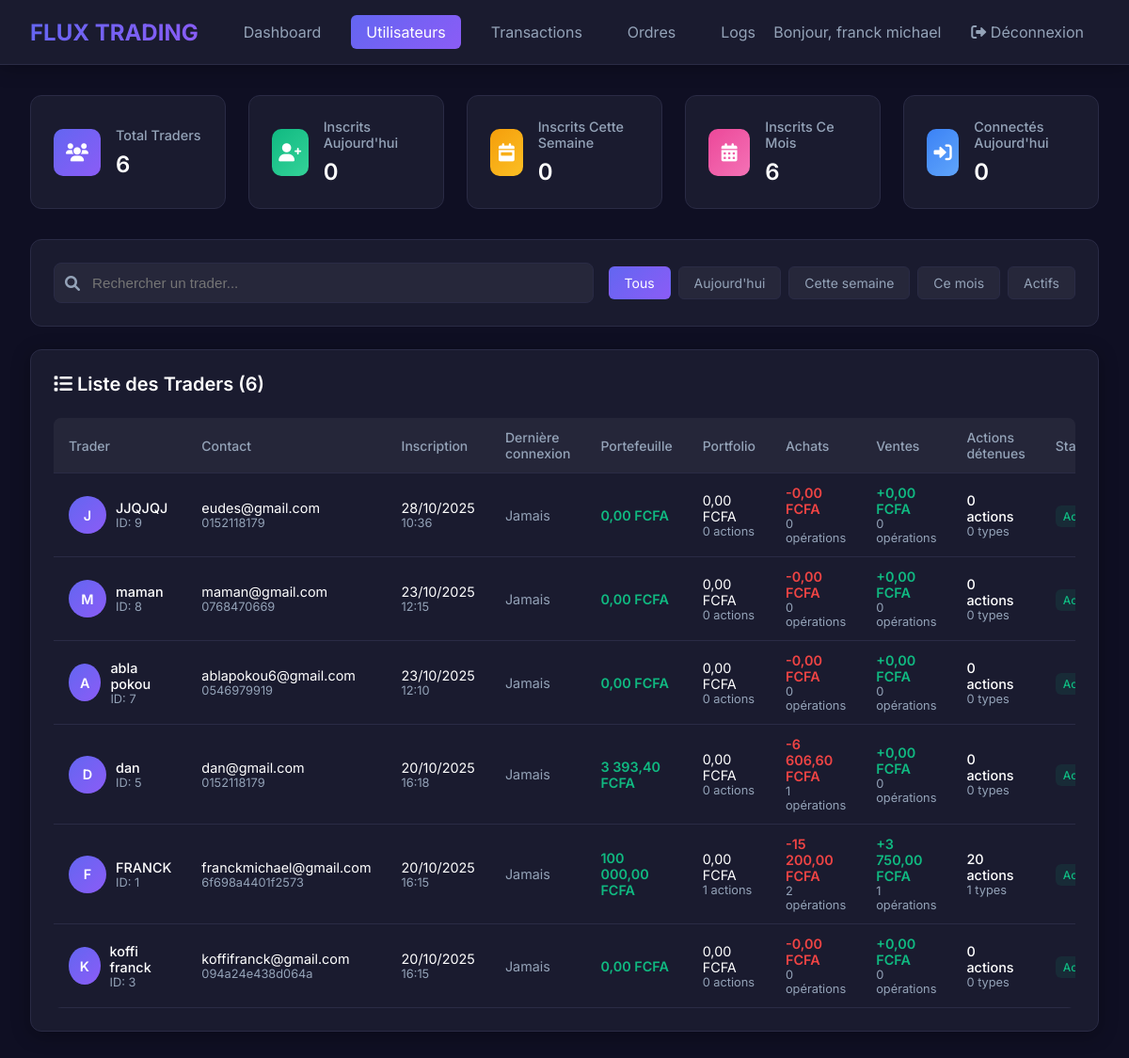
The page /frontend/admin/admin_dashboard.php (signed in) on the database its author committed.
### tables this page shows
CREATE TABLE IF NOT EXISTS `users` (
  `id` int NOT NULL AUTO_INCREMENT,
  `full_name` varchar(100) NOT NULL,
  `email` varchar(150) NOT NULL,
  `password` varchar(255) NOT NULL,
  `phone` varchar(15) NOT NULL,
  `status` enum('active','inactive','suspended') DEFAULT 'active',
  `created_at` timestamp NOT NULL DEFAULT CURRENT_TIMESTAMP,
  `is_active` tinyint(1) NOT NULL DEFAULT '1',
  `wallet_balance` decimal(15,2) NOT NULL DEFAULT '0.00',
  `reset_token` varchar(255) DEFAULT NULL,
  `reset_expires` datetime DEFAULT NULL,
  `last_login` datetime DEFAULT NULL,
  PRIMARY KEY (`id`),
  UNIQUE KEY `email` (`email`),
  KEY `idx_email` (`email`),
  KEY `idx_session_token` (`phone`)
);

### frontend/admin/admin_dashboard.php (the view, shortened to what this page needs)
<?php
$database = new Database();
$pdo = $database->getConnection();
$total_users = $pdo->query("SELECT COUNT(*) AS total FROM users")->fetch(PDO::FETCH_ASSOC)['total'] ?? 0;
$today_users = $pdo->query("SELECT COUNT(*) AS total FROM users WHERE DATE(created_at) = CURDATE()")->fetch(PDO::FETCH_ASSOC)['total'] ?? 0;
$week_users = $pdo->query("SELECT COUNT(*) AS total FROM users WHERE created_at >= DATE_SUB(NOW(), INTERVAL 7 DAY)")->fetch(PDO::FETCH_ASSOC)['total'] ?? 0;
$month_users = $pdo->query("SELECT COUNT(*) AS total FROM users WHERE created_at >= DATE_SUB(NOW(), INTERVAL 30 DAY)")->fetch(PDO::FETCH_ASSOC)['total'] ?? 0;
$today_active = $pdo->query("SELECT COUNT(DISTINCT user_id) AS total FROM user_sessions WHERE DATE(created_at) = CURDATE()")->fetch(PDO::FETCH_ASSOC)['total'] ?? 0;
$users = $pdo->query("
    SELECT
        u.id,
        u.full_name,
        u.email,
        u.phone,
        u.created_at,
        u.is_active,
        u.wallet_balance,
        w.balance as wallet_actual_balance,
        COALESCE(SUM(CASE WHEN t.type = 'buy' THEN ABS(t.amount) ELSE 0 END), 0) AS total_achats,
        COALESCE(SUM(CASE WHEN t.type = 'sell' THEN t.amount ELSE 0 END), 0) AS total_ventes,
        COUNT(DISTINCT CASE WHEN t.type = 'buy' THEN t.id END) AS nb_achats,
        COUNT(DISTINCT CASE WHEN t.type = 'sell' THEN t.id END) AS nb_ventes,
        COUNT(DISTINCT us_stocks.stock_symbol) AS nb_actions_diff,
        COALESCE(SUM(us_stocks.quantity), 0) AS total_actions,
        COALESCE(SUM(us_stocks.current_value), 0) AS valeur_portfolio,
        (SELECT MAX(created_at) FROM user_sessions WHERE user_id = u.id) AS last_login
    FROM users u
    LEFT JOIN wallets w ON u.id = w.user_id
    LEFT JOIN transactions t ON u.id = t.user_id AND t.status = 'completed'
    LEFT JOIN user_stocks us_stocks ON u.id = us_stocks.user_id
    GROUP BY u.id, u.full_name, u.email, u.phone, u.created_at, u.is_active, u.wallet_balance, w.balance
    ORDER BY u.created_at DESC
")->fetchAll(PDO::FETCH_ASSOC);
$filter = $_GET['filter'] ?? 'all';
$search = $_GET['search'] ?? '';
?>
<!DOCTYPE html>
<html lang="fr">
<head>
<link href="https://cdnjs.cloudflare.com/ajax/libs/font-awesome/6.0.0/css/all.min.css" rel="stylesheet">
</head>
<body>
<div class="floating-shapes">
</div>
<header class="header">
    <div style="display: flex; align-items: center;">
        <div class="logo">FLUX TRADING</div>
        <div class="nav-links">
            <a href="admin_dashboard.php" class="nav-link">Dashboard</a>
            <a href="manage_users.php" class="nav-link active">Utilisateurs</a>
            <a href="transaction_history.php" class="nav-link">Transactions</a>
            <a href="trading_orders.php" class="nav-link">Ordres</a>
            <a href="system_logs.php" class="nav-link">Logs</a>
        </div>
    </div>
    <div class="user-info">
        <span>Bonjour, <?php echo htmlspecialchars($_SESSION['admin_name']); ?></span>
        <a href="admin_logout.php" class="logout">
            <i class="fas fa-sign-out-alt"></i> Déconnexion
        </a>
    </div>
</header>
<div class="container">
    <div class="stats-grid">
        <div class="stat-card">
            <div class="stat-icon icon-total">
                <i class="fas fa-users"></i>
            </div>
            <div class="stat-content">
                <h3>Total Traders</h3>
                <div class="number"><?php echo number_format($total_users, 0, ',', ' '); ?></div>
            </div>
        </div>
        <div class="stat-card">
            <div class="stat-icon icon-today">
                <i class="fas fa-user-plus"></i>
            </div>
            <div class="stat-content">
                <h3>Inscrits Aujourd'hui</h3>
                <div class="number"><?php echo number_format($today_users, 0, ',', ' '); ?></div>
            </div>
        </div>
        <div class="stat-card">
            <div class="stat-icon icon-week">
                <i class="fas fa-calendar-week"></i>
            </div>
            <div class="stat-content">
                <h3>Inscrits Cette Semaine</h3>
                <div class="number"><?php echo number_format($week_users, 0, ',', ' '); ?></div>
            </div>
        </div>
        <div class="stat-card">
            <div class="stat-icon icon-month">
                <i class="fas fa-calendar-alt"></i>
            </div>
            <div class="stat-content">
                <h3>Inscrits Ce Mois</h3>
                <div class="number"><?php echo number_format($month_users, 0, ',', ' '); ?></div>
            </div>
        </div>
        <div class="stat-card">
            <div class="stat-icon icon-active">
                <i class="fas fa-sign-in-alt"></i>
            </div>
            <div class="stat-content">
                <h3>Connectés Aujourd'hui</h3>
                <div class="number"><?php echo number_format($today_active, 0, ',', ' '); ?></div>
            </div>
        </div>
    </div>
    <div class="filters">
        <div class="search-box">
            <i class="fas fa-search search-icon"></i>
            <input type="text" class="search-input" placeholder="Rechercher un trader..."
                   value="<?php echo htmlspecialchars($search); ?>"
                   onkeypress="if(event.keyCode==13) searchUsers()">
        </div>
        <div class="filter-buttons">
            <a href="?filter=all" class="filter-btn <?php echo $filter === 'all' ? 'active' : ''; ?>">Tous</a>
            <a href="?filter=today" class="filter-btn <?php echo $filter === 'today' ? 'active' : ''; ?>">Aujourd'hui</a>
            <a href="?filter=week" class="filter-btn <?php echo $filter === 'week' ? 'active' : ''; ?>">Cette semaine</a>
            <a href="?filter=month" class="filter-btn <?php echo $filter === 'month' ? 'active' : ''; ?>">Ce mois</a>
            <a href="?filter=traders" class="filter-btn <?php echo $filter === 'traders' ? 'active' : ''; ?>">Actifs</a>
        </div>
    </div>
    <div class="card">
        <div class="card-header">
            <h2><i class="fas fa-list"></i> Liste des Traders (<?php echo count($users); ?>)</h2>
        </div>
        <div class="table-container">
            <table>
                <thead>
                    <tr>
                        <th>Trader</th>
                        <th>Contact</th>
                        <th>Inscription</th>
                        <th>Dernière connexion</th>
                        <th>Portefeuille</th>
                        <th>Portfolio</th>
                        <th>Achats</th>
                        <th>Ventes</th>
                        <th>Actions détenues</th>
                        <th>Statut</th>
                    </tr>
                </thead>
                <tbody>
                <?php foreach ($users as $user): ?>
                    <tr>
                        <td>
                            <div style="display: flex; align-items: center; gap: 10px;">
                                <div class="user-avatar">
                                    <?php echo strtoupper(substr($user['full_name'], 0, 1)); ?>
                                </div>
                                <div>
                                    <div style="font-weight: 500;"><?php echo htmlspecialchars($user['full_name']); ?></div>
                                    <div style="font-size: 0.8rem; color: var(--text-secondary);">ID: <?php echo $user['id']; ?></div>
                                </div>
                            </div>
                        </td>
                        <td>
                            <div><?php echo htmlspecialchars($user['email']); ?></div>
                            <div style="font-size: 0.8rem; color: var(--text-secondary);"><?php echo htmlspecialchars($user['phone'] ?? 'N/A'); ?></div>
                        </td>
                        <td>
                            <div><?php echo date('d/m/Y', strtotime($user['created_at'])); ?></div>
                            <div style="font-size: 0.8rem; color: var(--text-secondary);"><?php echo date('H:i', strtotime($user['created_at'])); ?></div>
                        </td>
                        <td>
                            <?php if ($user['last_login']): ?>
                                <div><?php echo date('d/m/Y', strtotime($user['last_login'])); ?></div>
                                <div style="font-size: 0.8rem; color: var(--text-secondary);"><?php echo date('H:i', strtotime($user['last_login'])); ?></div>
                            <?php else: ?>
                                <span style="color: var(--text-secondary);">Jamais</span>
                            <?php endif; ?>
                        </td>
                        <td>
                            <div class="amount-positive"><?php echo number_format($user['wallet_actual_balance'] ?? $user['wallet_balance'], 2, ',', ' '); ?> FCFA</div>
                        </td>
                        <td>
                            <div class="amount-info"><?php echo number_format($user['valeur_portfolio'], 2, ',', ' '); ?> FCFA</div>
                            <div style="font-size: 0.8rem; color: var(--text-secondary);"><?php echo $user['nb_actions_diff']; ?> actions</div>
                        </td>
                        <td>
                            <div class="amount-negative">-<?php echo number_format($user['total_achats'], 2, ',', ' '); ?> FCFA</div>
                            <div style="font-size: 0.8rem; color: var(--text-secondary);"><?php echo $user['nb_achats']; ?> opérations</div>
                        </td>
                        <td>
                            <div class="amount-positive">+<?php echo number_format($user['total_ventes'], 2, ',', ' '); ?> FCFA</div>
                            <div style="font-size: 0.8rem; color: var(--text-secondary);"><?php echo $user['nb_ventes']; ?> opérations</div>
                        </td>
                        <td>
                            <div style="font-weight: 500;"><?php echo number_format($user['total_actions'], 0, ',', ' '); ?> actions</div>
                            <div style="font-size: 0.8rem; color: var(--text-secondary);"><?php echo $user['nb_actions_diff']; ?> types</div>
                        </td>
                        <td>
                            <span class="status-badge status-<?php echo $user['is_active'] ? 'active' : 'inactive'; ?>">
                                <?php echo $user['is_active'] ? 'Actif' : 'Inactif'; ?>
                            </span>
                        </td>
                    </tr>
                <?php endforeach; ?>
                </tbody>
            </table>
        </div>
    </div>
</div>
</body>
</html>

### rows shown on the page
users: full_name "J", full_name "JJQJQJ", id "9", email "eudes@gmail.com", phone "0152118179", created_at "28/10/2025", created_at "10:36", wallet_actual_balance "0,00", valeur_portfolio "0,00", nb_actions_diff "0", total_achats "0,00", nb_achats "0", total_ventes "0,00", nb_ventes "0", total_actions "0", is_active "Actif"
users: full_name "M", full_name "maman", id "8", email "maman@gmail.com", phone "0768470669", created_at "23/10/2025", created_at "12:15", wallet_actual_balance "0,00", valeur_portfolio "0,00", nb_actions_diff "0", total_achats "0,00", nb_achats "0", total_ventes "0,00", nb_ventes "0", total_actions "0", is_active "Actif"
users: full_name "A", full_name "abla pokou", id "7", email "ablapokou6@gmail.com", phone "0546979919", created_at "23/10/2025", created_at "12:10", wallet_actual_balance "0,00", valeur_portfolio "0,00", nb_actions_diff "0", total_achats "0,00", nb_achats "0", total_ventes "0,00", nb_ventes "0", total_actions "0", is_active "Actif"
users: full_name "D", full_name "dan", id "5", email "dan@gmail.com", phone "0152118179", created_at "20/10/2025", created_at "16:18", wallet_actual_balance "3 393,40", valeur_portfolio "0,00", nb_actions_diff "0", total_achats "6 606,60", nb_achats "1", total_ventes "0,00", nb_ventes "0", total_actions "0", is_active "Actif"
users: full_name "F", full_name "FRANCK", id "1", email "franckmichael@gmail.com", phone "6f698a4401f2573", created_at "20/10/2025", created_at "16:15", wallet_actual_balance "100 000,00", valeur_portfolio "0,00", nb_actions_diff "1", total_achats "15 200,00", nb_achats "2", total_ventes "3 750,00", nb_ventes "1", total_actions "20", is_active "Actif"
users: full_name "K", full_name "koffi franck", id "3", email "koffifranck@gmail.com", phone "094a24e438d064a", created_at "20/10/2025", created_at "16:15", wallet_actual_balance "0,00", valeur_portfolio "0,00", nb_actions_diff "0", total_achats "0,00", nb_achats "0", total_ventes "0,00", nb_ventes "0", total_actions "0", is_active "Actif"

### other values the page prints
$_SESSION['admin_name'] "franck michael"
$total_users "6"
$today_users "0"
$week_users "0"
$month_users "6"
$today_active "0"
count($users) "6"
